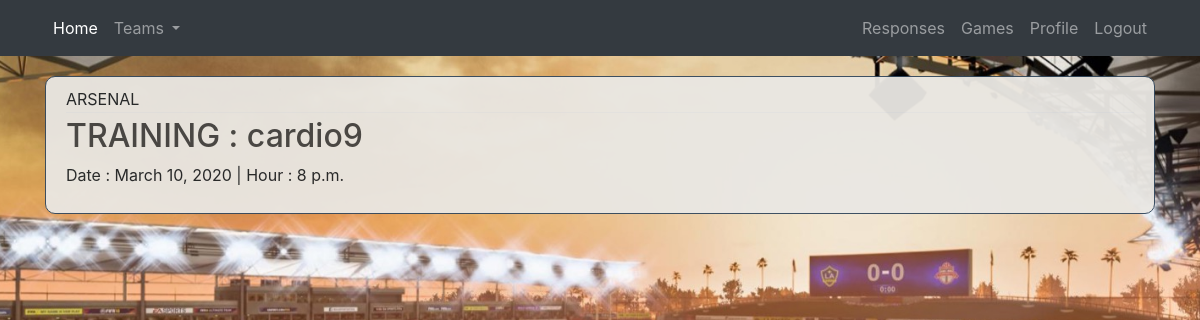
/training/ (signed in), run on an earlier commit of the app's database.
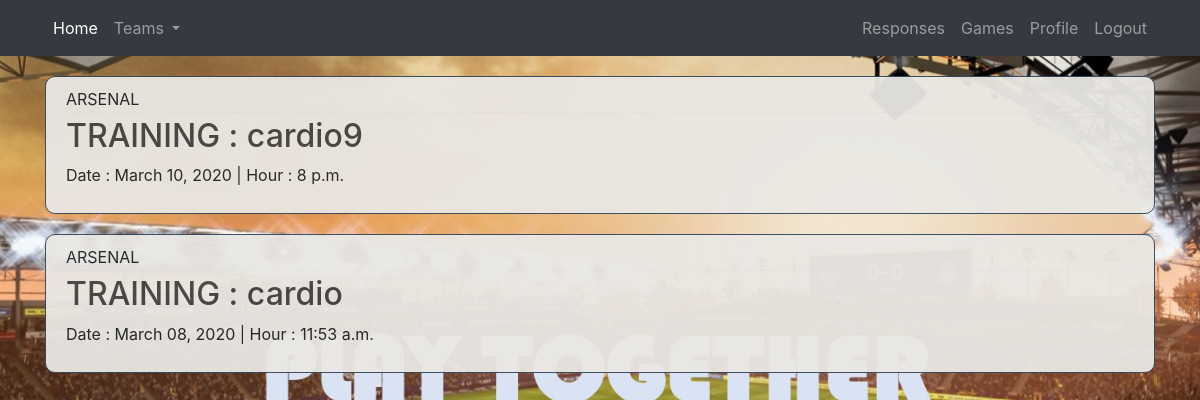
And on a later commit of the database.
### training/models.py (models this page shows, shortened)
class Training(models.Model):
	date_training = models.DateField()
	hour_training = models.TimeField()
	type_training = models.CharField(max_length=300)
	team_training = models.ForeignKey(Team, on_delete=models.CASCADE)

### team/models.py (models this page shows, shortened)
class Team (models.Model):
	libelle_team = models.CharField(max_length=30, unique=True)
	nb_players_max = models.PositiveIntegerField(null=True)
	nb_players = models.PositiveIntegerField(null=True)
	date_creation = models.DateTimeField(verbose_name='date creation', auto_now=True)
	creator = models.ForeignKey(Account, on_delete=models.CASCADE)
	def __str__(self):
		return self.libelle_team

### training/views.py (the view, shortened to what this page needs)
# urls.py: path('', MyTrainings, name='training_list'),
@login_required
def MyTrainings(request):
	if request.user.is_captain:
		trainings=Training.objects.all()
		teams=Team.objects.filter(creator=request.user)
		total_trainings1=trainings.filter(team_training__in=teams)
		total_trainings2=total_trainings1.filter(date_training__gte=datetime.date.today())
		total_trainings=total_trainings2.order_by('-date_training')
		context = { 'total_trainings' : total_trainings }
		return render(request, 'training/training_list.html', context)

### training/templates/training/training_list.html
{% extends "project/base.html" %}
{% block content %}
{% for training in total_trainings %}
<article class="media content-section">
	<div class="media-body">
		<div class="article-metadata">
			<a class="mr-2">{{ training.team_training }}</a>
		</div>
		<h2><a class="article-title" href="{% url 'training_detail' training.id %}">TRAINING : {{ training.type_training }}</a></h2>
		<p class="article-content">Date : {{ training.date_training|date:"F d, Y" }} | Hour : {{ training.hour_training }} </p>
	</div>
</article>
{% endfor %}
{% endblock content %}

### project/templates/project/base.html (shortened to what this page needs)
{% load static %}
<!DOCTYPE html>
<html>
<head>
    <link rel="stylesheet" href="https://stackpath.bootstrapcdn.com/bootstrap/4.4.1/css/bootstrap.min.css">
    <link rel="stylesheet" type="text/css" href="{% static 'project/main3.css' %}">
</head>
<body>
	<header class="site-header">
		<nav class="navbar navbar-expand-lg navbar-dark bg-dark">
			<div class="container">
				<div class="collapse navbar-collapse" id="navbarToggle">
					<ul class="navbar-nav">
						<li class="nav-item active">
							<a class="nav-link" href="{% url 'home' %}">Home</a>
						</li>
						{% if user.is_captain %}
						<li class="nav-item dropdown">
							<a class="nav-link dropdown-toggle" href="#" id="navbarDropdown" role="button" data-toggle="dropdown" aria-haspopup="true" aria-expanded="false">
								Teams
							</a>
						</li>
						{% endif %}
				</div>
				<div class="navbar-nav">
					{% if user.is_authenticated %}
						{% if user.is_captain %}
							<li class="nav-item">
								<a class="nav-link" href="{% url 'proposition_response' %}">Responses</a>
							</li>
							<li class="nav-item">
								<a class="nav-link" href="{% url 'proposition_list' %}">Games</a>
							</li>
						{% endif %}
							<li class="nav-item">
								<a class="nav-link" href="{% url 'profile' %}">Profile</a>
							</li>
							<li class="nav-item">
								<a class="nav-link" href="{% url 'logout' %}">Logout</a>
							</li>
					{% endif %}
				</div>
			</div>
		</nav>
	</header>
	<main class="container">
		<div class="">
		{% block content %}{% endblock %}
		</div>
	</main>
</body>
</html>

### project/static/project/main3.css (style rules this page uses)
body { background-image: url("./home-image2.jpg"); background-attachment: fixed; background-position: center; background-repeat: no-repeat; background-size: cover; }
.content-section { background: #E9E7E3 ; opacity: 0.95; margin-right: auto; margin-left: auto; padding: 10px 20px; border : 1px solid #34495E; border-radius: 10px; margin-bottom: 20px; margin-top: 20px; }
.article-title { color: #444444; }
.article-content { white-space: pre-line; }
.article-metadata { padding-bottom: 1px; margin-bottom: 4px; border-bottom: 1px solid #e3e3e3 }

What changed in the data, as far as the page shows it:
added Training: team_training "ARSENAL", type_training "cardio", date_training "March 08, 2020", hour_training "11:53 a.m."
